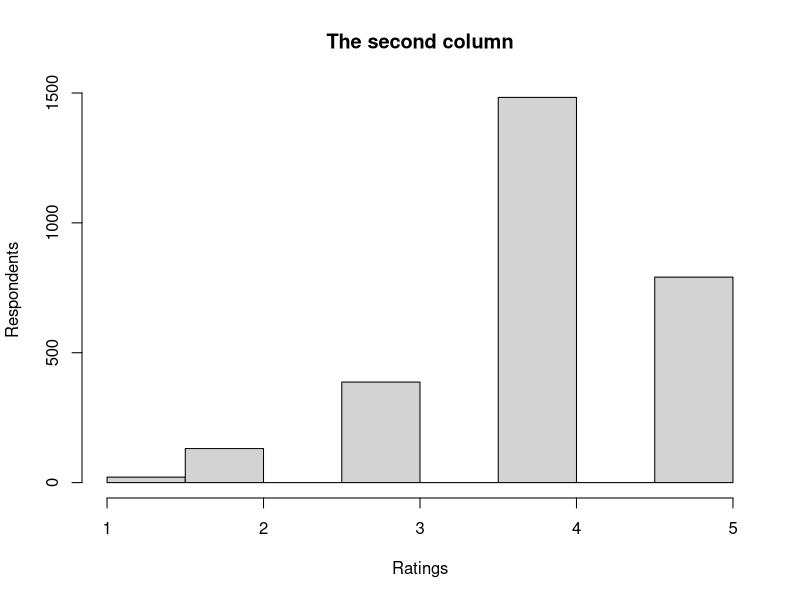

R code for this plot:
## ---- chunk 1
ProjectData <- read.csv(file = "../../CourseSessions/Session1/data/Boats.csv", header = TRUE, sep=";")
## ---- chunk 2
print(colnames(ProjectData)[2])
mean(ProjectData[,2])
sd(ProjectData[,2])
range(ProjectData[,2])
min(ProjectData[,2])
max(ProjectData[,2])
quantile(ProjectData[,2],0.1)
quantile(ProjectData[,2],0.5)
quantile(ProjectData[,2],0.9)
summary(ProjectData[,2])
## ---- chunk 3
hist(ProjectData[,2], main = "The second column", xlab = "Ratings", ylab = "Respondents")
## ---- chunk 4
tmp = ProjectData[,2:10]
colnames(tmp) <- 2:10
print(round(cor(tmp),2))
## ---- chunk 5
mean(ProjectData[,4])
